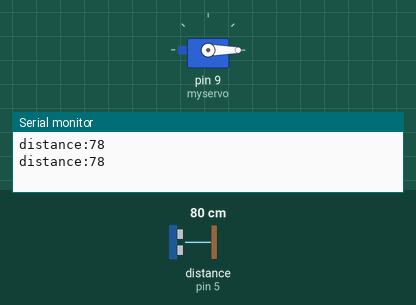
A sketch run on a simulated Arduino Uno, built with avr-gcc and run on an emulated ATmega328P. Shown: servo, the last lines printed to the serial monitor. Wiring (inferred from the names in the program): ultrasonic range finder: trigger pin 3; echo pin 5. The test bench sets the inputs (shaded band); at power-on: distance to the obstacle (sensor on pin 5) 80 cm. The echo pulse lasts 58.3 µs per cm.

Above: at 2.0 s.
2.1 s: distance to the obstacle (sensor on pin 5) set to 13 cm
3.8 s: distance to the obstacle (sensor on pin 5) set to 10 cm
At 5.9 s:
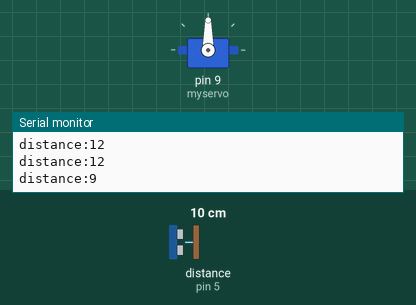
6.3 s: distance to the obstacle (sensor on pin 5) set to 18 cm
At 7.8 s:
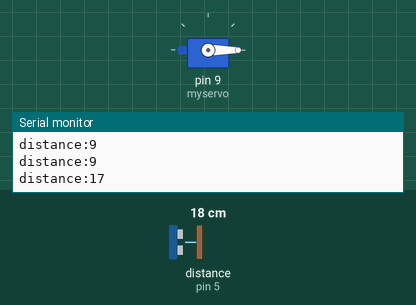
8.7 s: distance to the obstacle (sensor on pin 5) set to 2 cm
At 10.9 s:
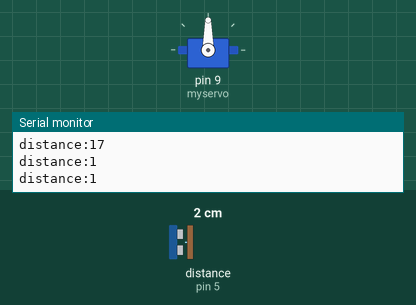
Timing chart, 0 to 12.1 s (numbered marks = the images above; inputs shaded):
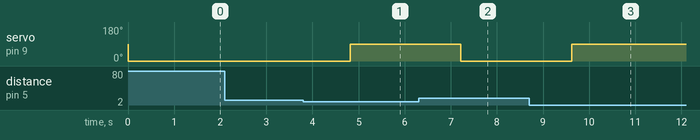

The sketch:

troll-gate.ino
```cpp
#include<Servo.h>
Servo myservo;
const int trigPin=3;
const int echoPin=5;
long tmeduration;
int distance;

void setup() {
myservo.attach(9);
pinMode(trigPin,OUTPUT);
pinMode(echoPin,INPUT);
Serial.begin(9600);


}

void loop() {
digitalWrite(trigPin,LOW);
delayMicroseconds(2);
digitalWrite(trigPin,HIGH);
delayMicroseconds(10);
digitalWrite(trigPin,LOW);

tmeduration=pulseIn(echoPin,HIGH);
distance=(0.034*tmeduration)/2;

if(distance<=10){

myservo.write(90);
  }
else{
myservo.write(0);}

Serial.print("distance:");
Serial.println(distance);

delay(1200);

}
```

Measured:
- the behaviour switches between 12 and 11 cm on distance to the obstacle (sensor on pin 5) (found by bisection; images 0 and 1)
- after the input at 3.8 s, servo on pin 9 (myservo): 0° → 90° after 1.0 s
- after the input at 6.3 s, servo on pin 9 (myservo): 90° → 0° after 0.92 s
- after the input at 8.7 s, servo on pin 9 (myservo): 0° → 90° after 0.92 s
